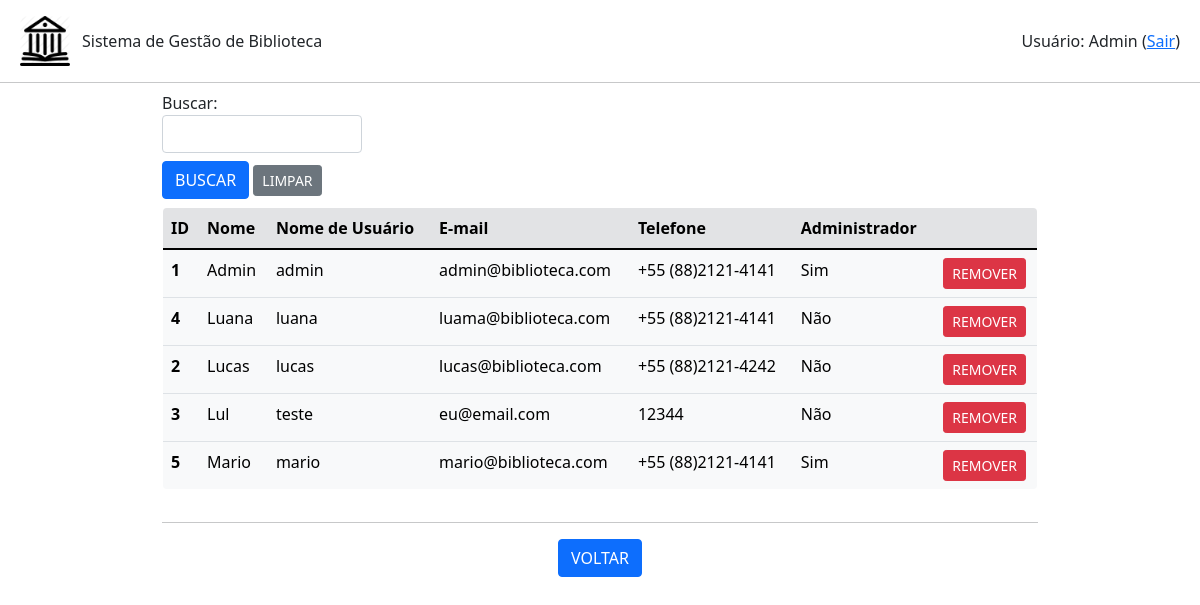
Page /usuario/listar (signed in) on the earlier database version.
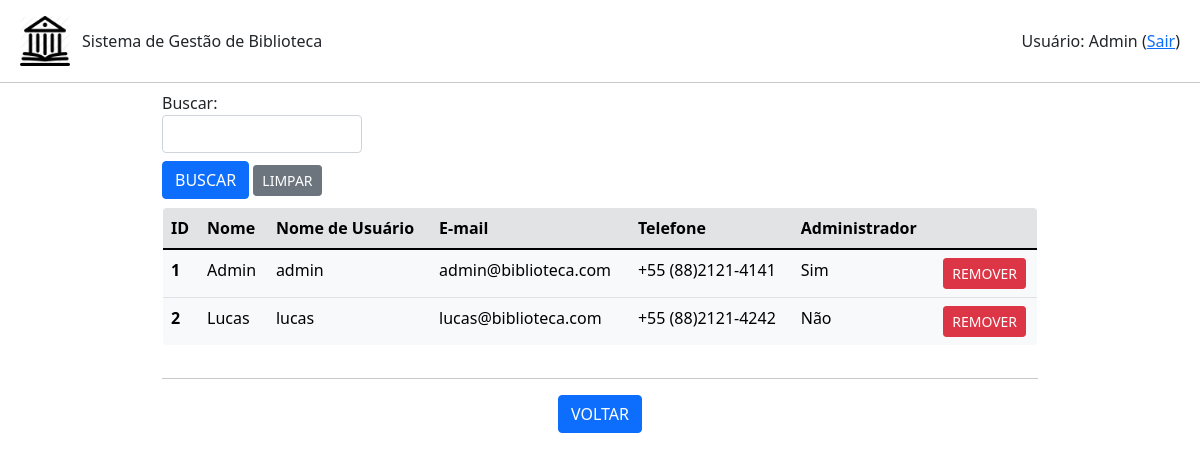
Same page on the later database version.
### usuario.py (models this page shows, shortened)
class Usuario(db.Model):
    id = db.Column(db.Integer, primary_key=True)
    nome = db.Column(db.String(200), unique=False, nullable=False)
    username = db.Column(db.String(80), unique=True, nullable=False)
    email = db.Column(db.String(120), unique=True, nullable=False)
    telefone = db.Column(db.String(20),unique=False, nullable=False)
    senha = db.Column(db.String(80), unique=False, nullable=False)
    admin = db.Column(db.Boolean(), default=False)
    emprestimo = db.relationship('Emprestimo', backref='usuario', lazy=True)

### app.py (the view, shortened to what this page needs)
@app.route('/usuario/listar', methods=['POST','GET'])
def listar_usuarios():
    if session.get('autenticado',False)==False:
        flash(u'Login necessário!', category='warning')
        return(redirect(url_for('login')))
    if session['admin'] == True:
        form = BuscaForm()
        usuarios = Usuario.query.order_by(Usuario.nome).all()
        return(render_template('usuarios.html', usuarios=usuarios, form=form, action=url_for('listar_usuarios')))
    flash(u'Apenas administradores podem listar os usuários cadastrados!', category='warning')
    return (redirect(url_for('root')))

### formBusca.py
class BuscaForm(FlaskForm):
    campo = StringField('Buscar: ', validators=[DataRequired()])
    enviar = SubmitField('BUSCAR')

### templates/usuarios.html (shortened to what this page needs)
{% extends "base.html" %}
{% block conteudo %}
<div class="container-fluid mx-auto mb-1" style="width: 75%; max-height: 100vh;">
    {% from 'bootstrap/form.html' import render_field %}
    <form method="post">
        <div class="mt-2" style="width: 200px;">
            {{ render_field(form.campo) }}
        </div>
        <div class="mt-2 mb-2">
            {{ render_field(form.enviar, button_style="primary", button_size="sm") }}
            <a class="btn btn-secondary btn-sm" href="{{url_for('listar_usuarios')}}" role="button">LIMPAR</a>
        </div>
    </form>
    <div style="max-height: 60vh; overflow-y: auto;">
        <table class=" table table-light border rounded-3" style="overflow: hidden;">
            <thead>
            <tr class="table-secondary">
                <th scope="col">ID</th>
                <th scope="col">Nome</th>
                <th scope="col">Nome de Usuário</th>
                <th scope="col">E-mail</th>
                <th scope="col">Telefone</th>
                <th scope="col">Administrador</th>
                <th scope="col"></th>
            </tr>
            </thead>
            <tbody>
                {% for usuario in usuarios %}
                    <tr>
                        <th scope="row">{{usuario.id}}</th>
                        <td>{{usuario.nome}}</td>
                        <td>{{usuario.username}}</td>
                        <td>{{usuario.email}}</td>
                        <td>{{usuario.telefone}}</td>
                        {% if usuario.admin == True %}
                            <td>Sim</td>
                        {% else %}
                            <td>Não</td>
                        {% endif %}
                        <td class="text-center"><a class="btn btn-danger btn-sm" href="{{url_for('remover_usuario', id_usuario=usuario.id)}}" role="button">REMOVER</a></td>
                    </tr>
                {% endfor %}
            </tbody>
        </table>
    </div>
    <hr>
    <div class="row text-center">
        <div class="col mr-1">
            <a class="btn btn-primary" href="{{url_for('root')}}" role="button">VOLTAR</a>
        </div>
    </div>
</div>
{% endblock %}

Differences in the rows shown:
removed Usuario: id "4", nome "Luana", username "luana", email "luama@biblioteca.com", telefone "+55 (88)2121-4141", admin "Não"
removed Usuario: id "3", nome "Lul", username "teste", email "eu@email.com", telefone "12344", admin "Não"
removed Usuario: id "5", nome "Mario", username "mario", email "mario@biblioteca.com", telefone "+55 (88)2121-4141", admin "Sim"
